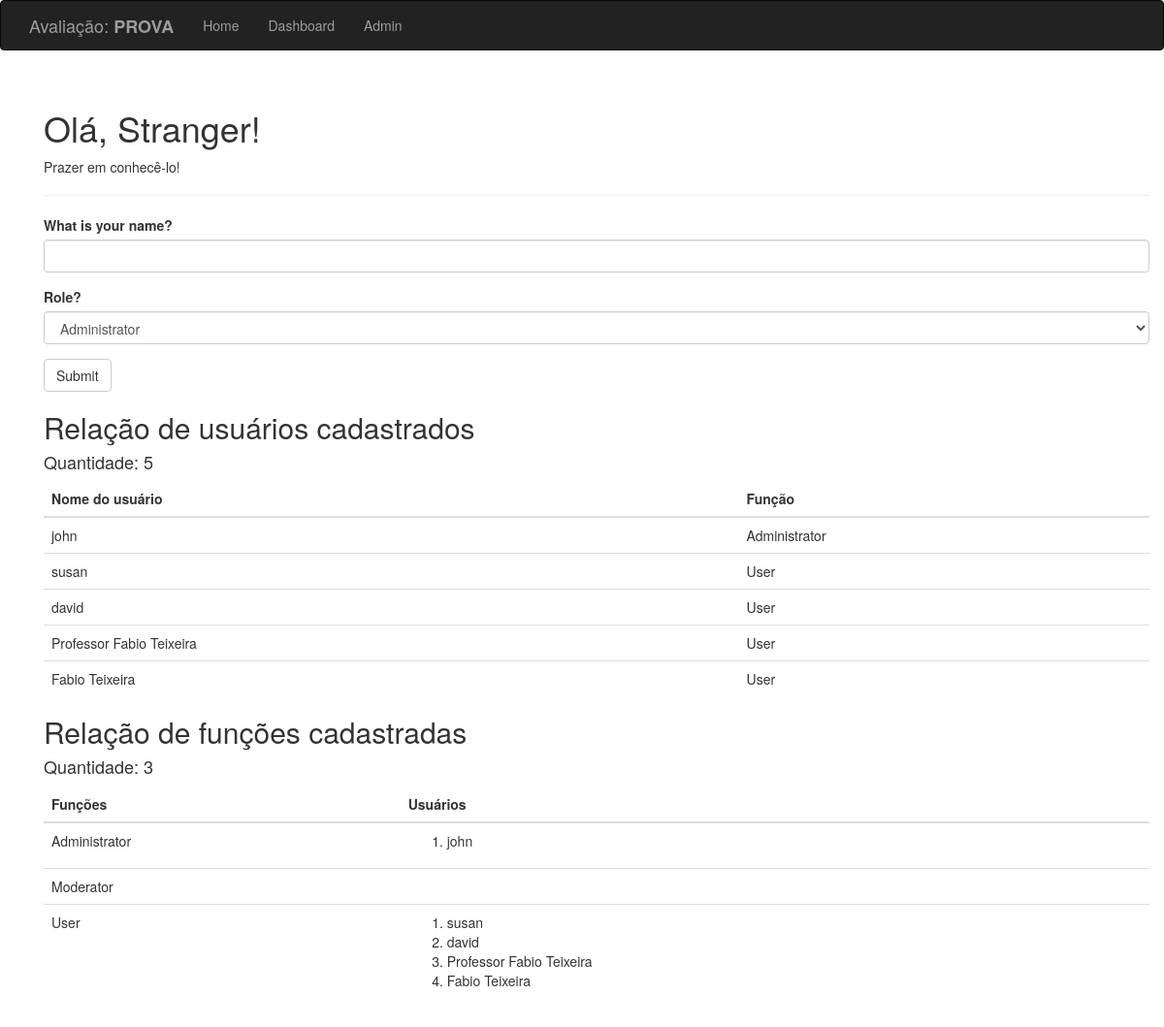
The page / on the database its author committed.
### app/models.py (models this page shows, shortened)
class User(db.Model):
    __tablename__ = 'users'
    id = db.Column(db.Integer, primary_key=True)
    username = db.Column(db.String(64), unique=True, index=True)
    role_id = db.Column(db.Integer, db.ForeignKey('roles.id'))

class Role(db.Model):
    __tablename__ = 'roles'
    id = db.Column(db.Integer, primary_key=True)
    name = db.Column(db.String(64), unique=True)
    users = db.relationship('User', backref='role', lazy='dynamic')

### app/routes.py (the view, shortened to what this page needs)
@main.route('/', methods=['GET', 'POST'])
def index():
    form = NameForm()
    form.role.choices = [(role.id, role.name) for role in Role.query.order_by('name')]
    users = User.query.all()
    roles = Role.query.all()
    return render_template('index.html', form=form, name=session.get('name'),
                           known=session.get('known', False), user_all=users, roles=roles)

### app/forms.py
class NameForm(FlaskForm):
    name = StringField('What is your name?', validators=[DataRequired()])
    role = SelectField('Role?', choices=[], validators=[DataRequired()])
    submit = SubmitField('Submit')

### app/templates/index.html (shortened to what this page needs)
{% extends "base.html" %}
{% import "bootstrap/wtf.html" as wtf %}
{% block page_content %}
<div class="container">
    <div class="page-header">
        <h1>Olá, {% if name %}{{ name }}{% else %}Stranger{% endif %}!</h1>
        {% if not known %}
        <p>Prazer em conhecê-lo!</p>
        {% else %}
        <p>Feliz em vê-lo novamente!</p>
        {% endif %}
    </div>
    {{ wtf.quick_form(form) }}
    <h2>Relação de usuários cadastrados</h2>
    <h4>Quantidade: {{ user_all|length }}</h4>
    <table class="table">
        <thead>
            <tr>
                <th>Nome do usuário</th>
                <th>Função</th>
            </tr>
        </thead>
        <tbody>
            {% for user in user_all %}
            <tr>
                <td>{{ user.username }}</td>
                <td>{{ user.role.name }}</td>
            </tr>
            {% endfor %}
        </tbody>
    </table>
    <h2>Relação de funções cadastradas</h2>
    <h4>Quantidade: {{ roles|length }}</h4>
    <table class="table">
        <thead>
            <tr>
                <th>Funções</th>
                <th>Usuários</th>
            </tr>
        </thead>
        <tbody>
            {% for role in roles %}
            <tr>
                <td>{{ role.name }}</td>
                <td>
                    <ol>
                        {% for user in role.users %}
                        <li>{{ user.username }}</li>
                        {% endfor %}
                    </ol>
                </td>
            </tr>
            {% endfor %}
        </tbody>
    </table>
</div>
{% endblock %}

### app/templates/base.html (shortened to what this page needs)
{% extends "bootstrap/base.html" %}
{% block head %}
{{ super() }}
{% endblock %}
{% block navbar %}
<div class="navbar navbar-inverse" role="navigation">
    <div class="container">
        <div class="navbar-header">
            <a class="navbar-brand" href="/">Avaliação: <b>PROVA</b></a>
        </div>
        <div class="navbar-collapse collapse">
            <ul class="nav navbar-nav">
                <li><a href="{{ url_for('main.index') }}">Home</a></li>
                <li><a href="{{ url_for('main.dashboard') }}">Dashboard</a></li>
                <li><a href="{{ url_for('main.admin') }}">Admin</a></li>
            </ul>
        </div>
    </div>
</div>
{% endblock %}
{% block content %}
<div class="container">
    {% block page_content %}{% endblock %}
</div>
{% endblock %}

### rows shown on the page
User: username "john", role.name "Administrator"
User: username "susan", role.name "User"
User: username "david", role.name "User"
User: username "Professor Fabio Teixeira", role.name "User"
User: username "Fabio Teixeira", role.name "User"
Role: name "Administrator"
Role: name "Moderator"
Role: name "User"

### other values the page prints
{{ user_all|length }} "5"
{{ roles|length }} "3"
